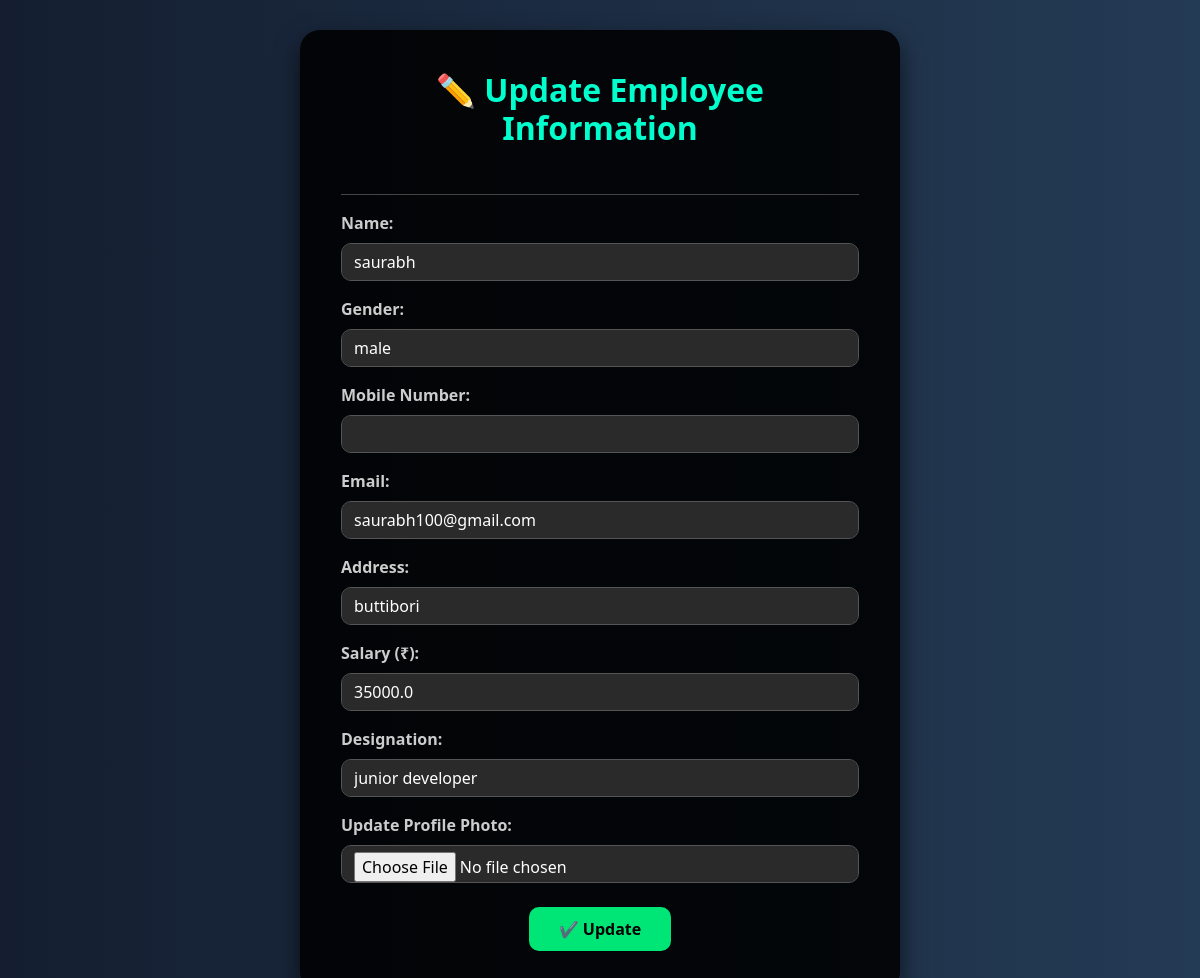
Page /forms/update/12/ on the committed database.
### employeeapp/models.py (models this page shows, shortened)
class Employee(models.Model):
    Gender_Choices = [
        ('M','Male'),
        ('F','Female'),
        ('O','Other'),
    ]
    phone_num = RegexValidator(regex=r'^\d{10}$' , message="Mobile Number must be exactly 10 digits.")
    name = models.CharField(max_length=60)
    gender = models.CharField(max_length=10, choices=Gender_Choices, verbose_name="Gender", null=True, blank=True)
    mob_num = models.CharField(validators=[phone_num], max_length=10)
    email = models.EmailField()
    address = models.TextField()
    salary = models.FloatField()
    designation = models.CharField()
    photo = models.ImageField(upload_to='employee_photos', null=True, blank=True)

### employeeapp/views.py (the view, shortened to what this page needs)
# urls.py: path('update/<int:id>/',update_emp),
def update_emp(request,id):
    obj = Employee.objects.get(pk=id)
    context = {
        'obj' : Employee.objects.get(pk=id)
    }
    return render(request, 'employeeapp/update.html', context)

### employeeapp/templates/employeeapp/update.html (shortened to what this page needs)
{% load static %}
<!DOCTYPE html>
<html lang="en">
<head>
  <link rel="stylesheet" href="https://cdn.jsdelivr.net/npm/bootstrap@4.6.2/dist/css/bootstrap.min.css"/>
  <link rel="stylesheet" href="https://cdnjs.cloudflare.com/ajax/libs/animate.css/4.1.1/animate.min.css"/>
</head>
<body>
  <div class="card animate__animated animate__fadeInUp">
    <h2 class="text-center">✏️ Update Employee Information</h2>
    <hr />
    <form id="updateForm" action="" method="POST" enctype="multipart/form-data" onsubmit="return playSound(event)">
      <div class="form-group">
        <label>Name:</label>
        <input type="text" class="form-control" name="ename" value="{{ obj.name }}" required>
      </div>
      <div class="form-group">
        <label>Gender:</label>
        <input type="text" class="form-control" name="egender" value="{{ obj.gender }}" required>
      </div>
      <div class="form-group">
        <label>Mobile Number:</label>
        <input type="text" class="form-control" name="emobnum" maxlength="10" pattern="\d{10}" oninput="this.value = this.value.replace(/[^0-9]/g, '').slice(0, 10);" required>
      </div>
      <div class="form-group">
        <label>Email:</label>
        <input type="email" class="form-control" name="email" value="{{ obj.email }}" required>
      </div>
      <div class="form-group">
        <label>Address:</label>
        <input type="text" class="form-control" name="eaddress" value="{{ obj.address }}" required>
      </div>
      <div class="form-group">
        <label>Salary (₹):</label>
        <input type="number" class="form-control" name="esalary" value="{{ obj.salary }}" required>
      </div>
      <div class="form-group">
        <label>Designation:</label>
        <input type="text" class="form-control" name="edesign" value="{{ obj.designation }}" required>
      </div>
      <div class="form-group">
          <label>Update Profile Photo:</label>
          <input type="file" class="form-control" name="photo" accept="image/*">
      </div>
      <div class="text-center mt-4">
        <button type="submit" class="btn btn-success">✔️ Update</button>
      </div>
    </form>
  </div>
</body>
</html>

### employeeapp/templates/employeeapp/update.html (style rules this page uses)
body { background: linear-gradient(to right, #141e30, #243b55); font-family: 'Segoe UI', sans-serif; min-height: 100vh; display: flex; justify-content: center; align-items: center; padding: 30px; color: #f1f1f1; }
.card { background-color: rgba(0, 0, 0, 0.88); padding: 40px; border-radius: 20px; box-shadow: 0 10px 25px rgba(0, 0, 0, 0.6); width: 100%; max-width: 600px; animation: fadeIn 1s ease-in-out; }
h2 { color: #00ffcc; font-weight: bold; margin-bottom: 30px; }
.form-group label { font-weight: bold; color: #ccc; }
.form-control { border-radius: 10px; background-color: #2a2a2a; border: 1px solid #555; color: #fff; }
.form-control::placeholder { color: #aaa; }
.btn-success { border-radius: 10px; padding: 10px 30px; font-size: 16px; font-weight: bold; background-color: #00e676; border: none; transition: all 0.3s ease-in-out; color: black; }
hr { border-top: 1px solid #444; }

### rows in the picture
Employee: ename "saurabh", egender "male", email "saurabh100@gmail.com", eaddress "buttibori", esalary "35000.0", edesign "junior developer"
